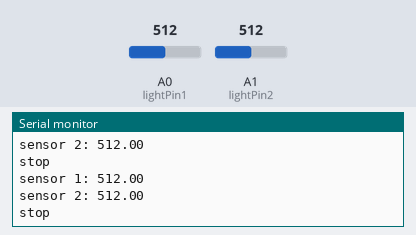
A sketch run on a simulated Arduino Uno, built with avr-gcc and run on an emulated ATmega328P. Parts: the last lines printed to the serial monitor. The test bench sets the inputs (shaded band); at power-on: A0 (lightPin1) = 512, A1 (lightPin2) = 512.

Above: at 1.8 s.
1.9 s: A0 (lightPin1) set to 538
At 2.6 s:
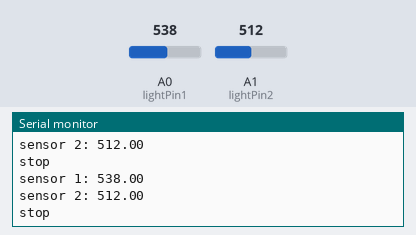
3.4 s: A0 (lightPin1) set to 564
At 4.8 s:
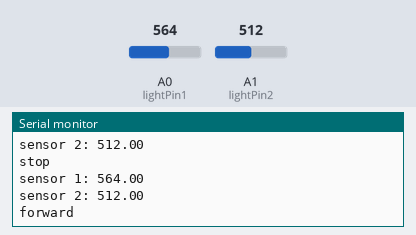
6.5 s: A1 (lightPin2) set to 537
At 7.8 s:
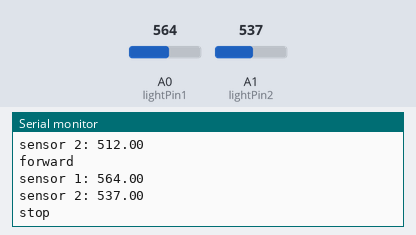
8.0 s: A1 (lightPin2) set to 580
At 8.7 s:
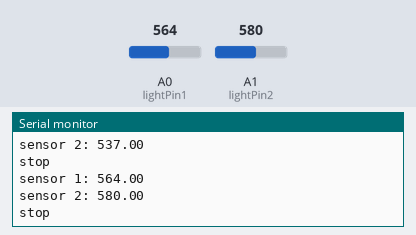
9.5 s: A1 (lightPin2) set to 608
At 10.8 s:
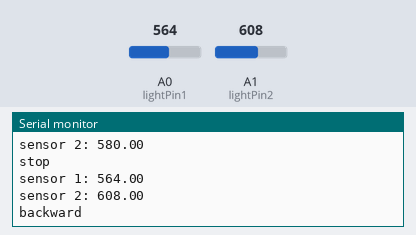
Timing chart, 0 to 12.5 s (numbered marks = the images above; inputs shaded):
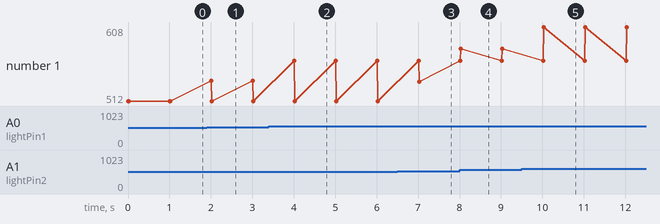

The sketch:

photosensor_follower.ino
```cpp
/*
  using two photoresistors to follow a light source.

  Tony Askar
  9/1/2014
  link: http://playground.arduino.cc/Learning/PhotoResistor

 */

int lightPin1 = 0;  //define a pin for Photo resistor
int lightPin2 = 1;
double sensorValue1;
double sensorValue2;


void setup(){
  Serial.begin(9600);
}


void loop(){
  sensorValue1 = analogRead(lightPin1);
  sensorValue2 = analogRead(lightPin2);

  Serial.print("sensor 1: ");
  Serial.println(sensorValue1);
  Serial.print("sensor 2: ");
  Serial.println(sensorValue2);
  Serial.println();

	//char direction_to_move = find_direction(sensorValue1, sensorValue2);
	find_direction(sensorValue1, sensorValue2);
	// move_car(direction_to_move);
  delay(1000);
}

void find_direction(float sensorValue1, float sensorValue2){
	// return values: stop, forward, backward
	int delta_to_stop = 35;
	float intensity_difference = sensorValue1 - sensorValue2;
	if(abs(intensity_difference) < delta_to_stop){
		Serial.println("stop");
	}
	else if (sensorValue1 > sensorValue2){
		Serial.println("forward");
	}
	else {
		Serial.println("backward");
	}


}
```

Measured:
- the behaviour switches between 546 and 547 on A0 (lightPin1) (found by bisection; images 1 and 2)
- the behaviour switches between 529 and 530 on A1 (lightPin2) (found by bisection; images 2 and 3)
- the behaviour switches between 598 and 599 on A1 (lightPin2) (found by bisection; images 4 and 5)
- after the input at 1.9 s, the serial monitor: prints a new line after 0.10 s (image 1)
- after the input at 3.4 s, the serial monitor: prints a new line after 0.61 s (image 2)
- after the input at 6.5 s, the serial monitor: prints a new line after 0.53 s (image 3)
- after the input at 8.0 s, the serial monitor: prints a new line at once (image 4)
- after the input at 9.5 s, the serial monitor: prints a new line after 0.53 s (image 5)
